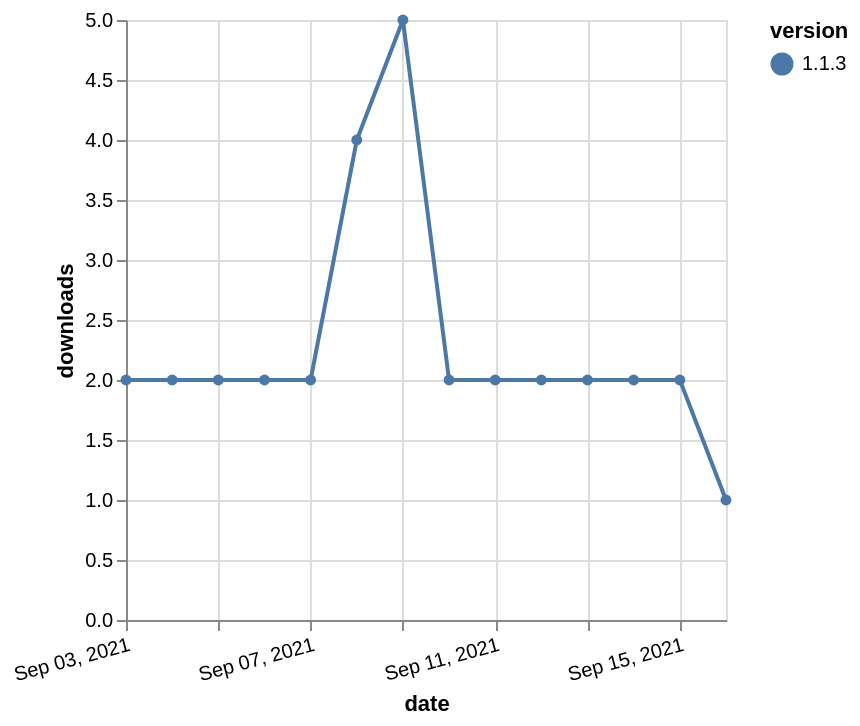

Vega-Lite specification stored for this chart:
### Vega-Lite specification from a JSON file in a GitHub repository (floating-point values rounded to 4 significant figures)
{"$schema": "https://vega.github.io/schema/vega-lite/v5.json", "description": "A simple bar chart with embedded data.", "data": {"values": [{"date": "2021-09-03", "total": 544, "delta": 2, "version": "1.1.3"}, {"date": "2021-09-04", "total": 546, "delta": 2, "version": "1.1.3"}, {"date": "2021-09-05", "total": 548, "delta": 2, "version": "1.1.3"}, {"date": "2021-09-06", "total": 550, "delta": 2, "version": "1.1.3"}, {"date": "2021-09-07", "total": 552, "delta": 2, "version": "1.1.3"}, {"date": "2021-09-08", "total": 556, "delta": 4, "version": "1.1.3"}, {"date": "2021-09-09", "total": 561, "delta": 5, "version": "1.1.3"}, {"date": "2021-09-10", "total": 563, "delta": 2, "version": "1.1.3"}, {"date": "2021-09-11", "total": 565, "delta": 2, "version": "1.1.3"}, {"date": "2021-09-12", "total": 567, "delta": 2, "version": "1.1.3"}, {"date": "2021-09-13", "total": 569, "delta": 2, "version": "1.1.3"}, {"date": "2021-09-14", "total": 571, "delta": 2, "version": "1.1.3"}, {"date": "2021-09-15", "total": 573, "delta": 2, "version": "1.1.3"}, {"date": "2021-09-16", "total": 574, "delta": 1, "version": "1.1.3"}]}, "width": "container", "mark": {"type": "line", "point": {"filled": true}}, "encoding": {"x": {"field": "date", "type": "temporal", "timeUnit": "yearmonthdate", "title": "date", "axis": {"labelAngle": -15}}, "y": {"field": "delta", "type": "quantitative", "title": "downloads"}, "color": {"field": "version", "type": "nominal"}, "tooltip": {"field": "delta"}}}
